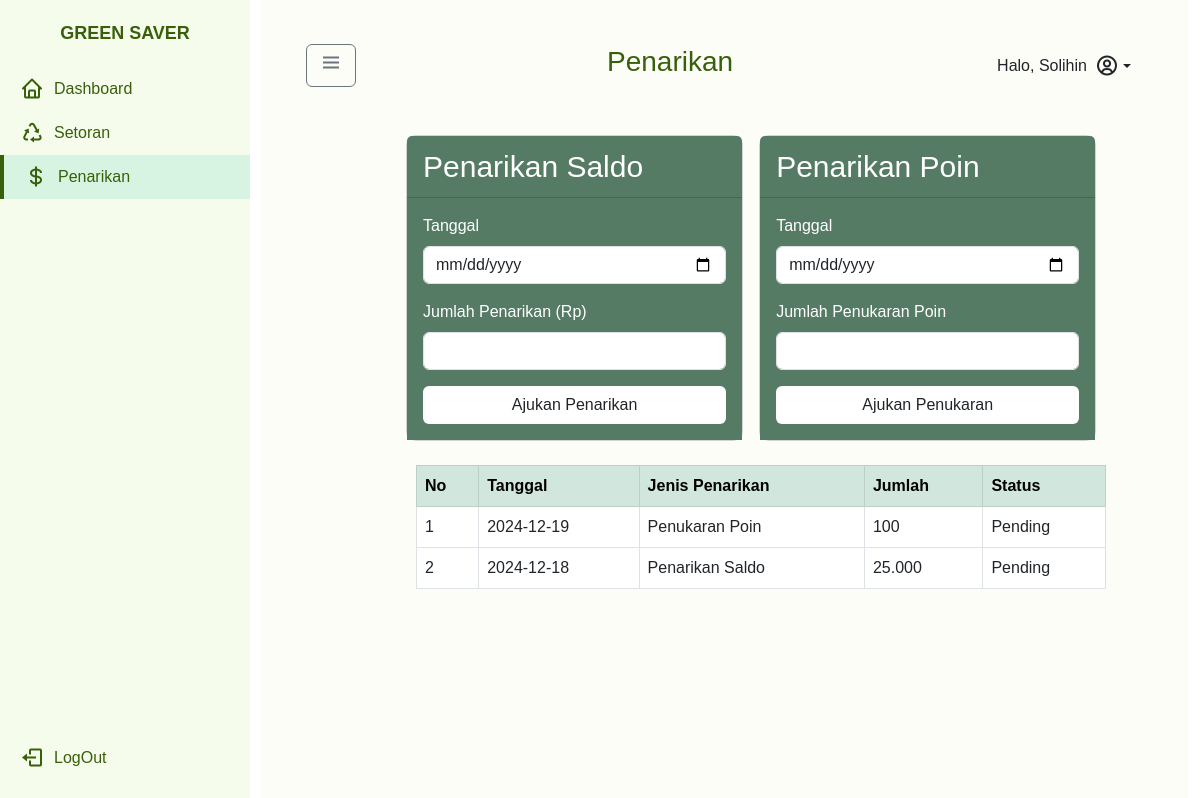
Page /Penarikan.php (signed in) on the committed database.
### tables this page shows
CREATE TABLE `penarikan` (
  `IdPenarikan` varchar(5) NOT NULL,
  `IdNasabah` varchar(5) DEFAULT NULL,
  `jumlah` float DEFAULT NULL,
  `tanggalPenarikan` date DEFAULT NULL,
  `jenisPenarikan` enum('PenukaranPoin','PenarikanSaldo') DEFAULT NULL,
  `status` enum('Pending','Diterima','Ditolak') DEFAULT NULL
);

### Penarikan.php (the view, shortened to what this page needs)
<?php
include "koneksi.php";
$idNasabah = $_SESSION['IdNasabah'];
$querySaldoPoin = "SELECT saldo, poin FROM Nasabah WHERE IdNasabah = '$idNasabah'";
$resultSaldoPoin = mysqli_query($con, $querySaldoPoin);
$dataNasabah = mysqli_fetch_assoc($resultSaldoPoin);
$saldo = $dataNasabah['saldo'];
$poin = $dataNasabah['poin'];
$idNasabah = $_SESSION['IdNasabah'];
$queryRiwayat = "SELECT p.*, n.nama as nama_nasabah
          FROM Penarikan p
          JOIN Nasabah n ON p.IdNasabah = n.IdNasabah
          WHERE p.IdNasabah = '$idNasabah'
          ORDER BY p.tanggalPenarikan DESC";
$resultRiwayat = mysqli_query($con, $queryRiwayat);
?>
<!DOCTYPE html>
<html lang="id">
<head>
    <link href="https://cdn.jsdelivr.net/npm/bootstrap@5.3.0-alpha1/dist/css/bootstrap.min.css" rel="stylesheet">
    <link href="https://cdnjs.cloudflare.com/ajax/libs/boxicons/2.1.2/css/boxicons.min.css" rel="stylesheet">
</head>
<body>
    <div class="container-fluid">
        <div class="l-navbar" id="nav-bar">
            <nav class="nav">
                <div class="nav_header">
                    <a href="#" class="nav_logo">
                        <span class="nav_logo-name">GREEN SAVER</span>
                    </a>
                </div>
                <div class="nav_list">
                    <a href="dashboardNasabah.php" class="nav_link">
                        <i class='bx bx-home nav_icon'></i>
                        <span class="nav_name">Dashboard</span>
                    </a>
                    <a href="setoranNasabah.php" class="nav_link">
                        <i class='bx bx-recycle nav_icon'></i>
                        <span class="nav_name">Setoran</span>
                    </a>
                    <a href="penarikan.php" class="nav_link active">
                        <i class='bx bx-dollar nav_icon'></i>
                        <span class="nav_name">Penarikan</span>
                    </a>
                </div>
                <a href="logout.php" class="nav_link">
                    <i class='bx bx-log-out nav_icon'></i>
                    <span class="nav_name">LogOut</span>
                </a>
            </nav>
        </div>
        <div class="content">
            <div class="d-flex justify-content-between align-items-center p-4">
                <button id="toggleSidebar" class="btn btn-outline-secondary">
                    <i class="bx bx-menu" style="font-size: 24px;"></i>
                </button>
                <h3>Penarikan</h3>
                <div class="dropdown">
                    <button class="btn dropdown-toggle d-flex align-items-center" type="button" id="profileDropdown" data-bs-toggle="dropdown" aria-expanded="false">
                        <span class="me-2">Halo, <?php echo $_SESSION['nama']; ?></span>
                        <i class='bx bx-user-circle' style="font-size: 24px;"></i>
                    </button>
                </div>
            </div>
            <div class="col-md-10 p-4">
                <div class="row g-3">
                    <div class="col-md-6">
                        <div class="card">
                            <div class="card-header text-white">
                                Penarikan Saldo
                            </div>
                            <div class="card-body">
                                <?php if ($saldo <= 0): ?>
                                    <div class="alert alert-warning text-center">
                                        Tidak dapat melakukan penarikan, saldo Anda kosong.
                                    </div>
                                <?php else: ?>
                                    <form method="POST" action="">
                                        <div class="mb-3">
                                            <label for="tanggalSaldo" class="form-label">Tanggal</label>
                                            <input type="date" class="form-control" id="tanggalSaldo" name="tanggalSaldo" required>
                                        </div>
                                        <div class="mb-3">
                                            <label for="jumlahPenarikan" class="form-label">Jumlah Penarikan (Rp)</label>
                                            <input type="number" class="form-control" id="jumlahPenarikan" name="jumlahPenarikan"
                                                max="<?php echo $saldo; ?>" required>
                                        </div>
                                        <button type="submit" class="btn w-100">Ajukan Penarikan</button>
                                    </form>
                                <?php endif; ?>
                            </div>
                        </div>
                    </div>
                    <div class="col-md-6">
                        <div class="card">
                            <div class="card-header text-white">
                                Penarikan Poin
                            </div>
                            <div class="card-body">
                                <?php if ($poin <= 0): ?>
                                    <div class="alert alert-warning text-center">
                                        Tidak dapat melakukan penukaran, poin Anda kosong.
                                    </div>
                                <?php else: ?>
                                    <form method="POST" action="">
                                        <div class="mb-3">
                                            <label for="tanggalPoin" class="form-label">Tanggal</label>
                                            <input type="date" class="form-control" id="tanggalPoin" name="tanggalPoin" required>
                                        </div>
                                        <div class="mb-3">
                                            <label for="jumlahPenukaran" class="form-label">Jumlah Penukaran Poin</label>
                                            <input type="number" class="form-control" id="jumlahPenukaran" name="jumlahPenukaran"
                                                max="<?php echo $poin; ?>" required>
                                        </div>
                                        <button type="submit" class="btn w-100">Ajukan Penukaran</button>
                                    </form>
                                <?php endif; ?>
                            </div>
                        </div>
                    </div>
                </div>
                <div class="mt-4">
                    <table class="table table-bordered">
                        <thead class="table-success">
                            <tr>
                                <th>No</th>
                                <th>Tanggal</th>
                                <th>Jenis Penarikan</th>
                                <th>Jumlah</th>
                                <th>Status</th>
                            </tr>
                        </thead>
                        <tbody>
                            <?php
                            if (mysqli_num_rows($resultRiwayat) > 0) {
                                $no = 1;
                                while ($row = mysqli_fetch_assoc($resultRiwayat)) {
                                    echo "<tr>";
                                    echo "<td>" . $no++ . "</td>";
                                    echo "<td>" . $row['tanggalPenarikan'] . "</td>";
                                    echo "<td>" . ($row['jenisPenarikan'] === 'PenarikanSaldo' ? 'Penarikan Saldo' : 'Penukaran Poin') . "</td>";
                                    echo "<td>" . number_format($row['jumlah'], 0, ',', '.') . "</td>";
                                    echo "<td>" . $row['status'] . "</td>";
                                    echo "</tr>";
                                }
                            } else {
                                echo "<tr><td colspan='5' class='text-center'>Tidak ada riwayat penarikan</td></tr>";
                            }
                            ?>
                        </tbody>
                    </table>
                </div>
            </div>
        </div>
    </div>
</body>
</html>

### Penarikan.php (style rules this page uses)
body { margin: 0; font-family: Arial, sans-serif; }
.l-navbar { background-color: #F5FCEB; width: 250px; height: 100vh; position: fixed; top: 0; left: 0; padding: 20px 0; display: flex; flex-direction: column; justify-content: space-between; }
.nav { height: 100%; display: flex; flex-direction: column; justify-content: space-between; }
.nav_header { text-align: center; margin-bottom: 20px; }
.nav_logo { text-decoration: none; color: #3A5F0B; font-weight: bold; font-size: 18px; display: flex; align-items: center; justify-content: center; }
.nav_list { flex-grow: 1; }
.nav_link { display: flex; align-items: center; padding: 10px 20px; color: #3A5F0B; text-decoration: none; transition: background-color 0.3s; }
.nav_link:hover, .nav_link.active { background-color: #D7F3E1; border-left: 4px solid #3A5F0B; }
.nav_icon { font-size: 24px; margin-right: 10px; }
.content { margin-left: 250px; padding: 20px; background-color: #FBFDF6; min-height: 100vh; }
h3 { color: #3A5F0B; }
.card { border-radius: 10px; }
.col-md-10 { margin-left: 100px; }
.table { margin-left: 10px; }
.l-navbar { width: 250px; transition: all 0.3s; }
.content { margin-left: 250px; transition: margin-left 0.3s; }
.card-body { background-color: #567B65; color: white; }
.card-header { background-color: #567B65; font-size: 30px; }
.btn.w-100 { background-color: white; }

### rows in the picture
penarikan: tanggalPenarikan "2024-12-19", jenisPenarikan "Penukaran Poin", jumlah "100", status "Pending"
penarikan: tanggalPenarikan "2024-12-18", jenisPenarikan "Penarikan Saldo", jumlah "25.000", status "Pending"

### other values in the picture
$_SESSION['nama'] "Solihin"
